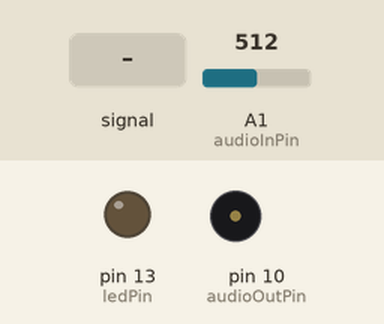
Bench run of a sketch on a simulated Arduino Uno, built with avr-gcc and run on an emulated ATmega328P. Parts: output pins drawn as LEDs (lit = HIGH), buzzer (waves = sounding). The inputs (shaded band) are chosen by the test bench; at power-on: A1 (audioInPin) = 512. Pins used as bus, display or sensor lines are not drawn; what the sketch prints to the serial monitor is not drawn.

Above: at 1.3 s.
1.4 s: A1 (audioInPin) fed a 200 Hz sine of ±81 counts around its level
At 2.05 s:
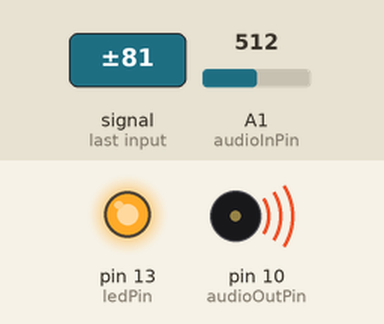
4.4 s: A1 (audioInPin) set to 568
At 5.7 s:
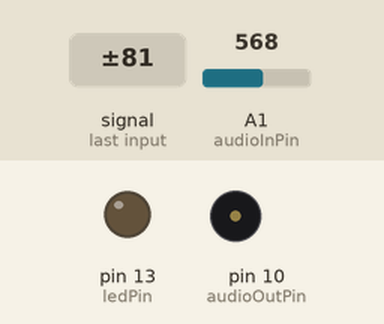
Timing chart, 0 to 7.4 s (numbered marks = the images above; inputs shaded):
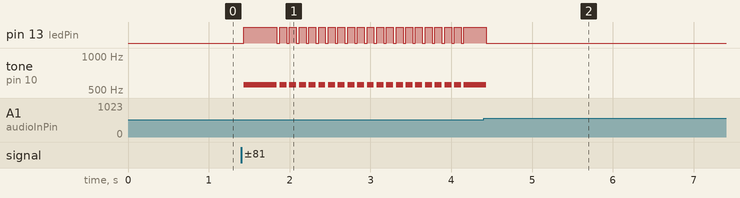

Measured:
- after the input at 1.4 s, pin 13 (ledPin): LOW → HIGH at once, then repeats every 0.12 s: LOW 0.03 s, HIGH 0.09 s; tone on pin 10 (audioOutPin): silent → 558 Hz at once, then repeats every 0.12 s: silent 0.03 s, 558 Hz 0.09 s
- after the input at 4.4 s, pin 13 (ledPin): goes on until 4.4 s, then stays LOW; tone on pin 10 (audioOutPin): goes on until 4.4 s, then stays silent

The sketch:

CW_LCD_Decoder.ino
```cpp
// (licence header left out)
///////////////////////////////////////////////////////////////////////////
// Read more here http://en.wikipedia.org/wiki/Goertzel_algorithm        //
// if you want to know about FFT the http://www.dspguide.com/pdfbook.htm //
///////////////////////////////////////////////////////////////////////////
const int TxPin = 3;

#include <SoftwareSerial.h>
SoftwareSerial lcd = SoftwareSerial(255, TxPin);

const int colums = 16; /// have to be 16 or 20
const int rows = 2;  /// have to be 2 or 4

int lcdindex = 0;
int line1[colums];
int line2[colums];

int audioInPin = A1;
int audioOutPin = 10;
int ledPin = 13;

float magnitude ;
int magnitudelimit = 100;
int magnitudelimit_low = 100;
int realstate = LOW;
int realstatebefore = LOW;
int filteredstate = LOW;
int filteredstatebefore = LOW;


///////////////////////////////////////////////////////////
// The sampling frq will be 8928 on a 16 mhz             //
// without any prescaler etc                             //
// because we need the tone in the center of the bins    //
// you can set the tone to 496, 558, 744 or 992          //
// then n the number of samples which give the bandwidth //
// can be (8928 / tone) * 1 or 2 or 3 or 4 etc           //
// init is 8928/558 = 16 *4 = 64 samples                 //
// try to take n = 96 or 128 ;o)                         //
// 48 will give you a bandwidth around 186 hz            //
// 64 will give you a bandwidth around 140 hz            //
// 96 will give you a bandwidth around 94 hz             //
// 128 will give you a bandwidth around 70 hz            //
// BUT remember that high n take a lot of time           //
// so you have to find the compromice - i use 48         //
///////////////////////////////////////////////////////////

float coeff;
float Q1 = 0;
float Q2 = 0;
float sine;
float cosine;
float sampling_freq=8928.0;
float target_freq=558.0; /// adjust for your needs see above
float n=48.0;  //// if you change  her please change next line also
int testData[48];

//////////////////////////////
// Noise Blanker time which //
// shall be computed so     //
// this is initial          //
//////////////////////////////
int nbtime = 6;  /// ms noise blanker

long starttimehigh;
long highduration;
long lasthighduration;
long hightimesavg;
long lowtimesavg;
long startttimelow;
long lowduration;
long laststarttime = 0;

char code[20];
int stop = LOW;
int wpm;


////////////////
// init setup //
////////////////
void setup() {

////////////////////////////////////
// The basic goertzel calculation //
////////////////////////////////////
  int  k;
  float omega;
  k = (int) (0.5 + ((n * target_freq) / sampling_freq));
  omega = (2.0 * PI * k) / n;
  sine = sin(omega);
  cosine = cos(omega);
  coeff = 2.0 * cosine;

  pinMode(TxPin, OUTPUT);
  digitalWrite(TxPin, HIGH);

  lcd.begin(9600);
  delay(100);
  lcd.write(12);       // Clear
  lcd.write(17);       // Turn backlight on
  delay(5);            // Required delay

 Serial.begin(115200);
 pinMode(ledPin, OUTPUT);
// lcd.begin(colums, rows);
 for (int index = 0; index < colums; index++){
    line1[index] = 32;
  line2[index] = 32;
 }

}

///////////////
// main loop //
///////////////
 void loop() {

  /////////////////////////////////////
  // The basic where we get the tone //
  /////////////////////////////////////

  for (char index = 0; index < n; index++)
  {
    testData[index] = analogRead(audioInPin);
  }
  for (char index = 0; index < n; index++){
    float Q0;
    Q0 = coeff * Q1 - Q2 + (float) testData[index];
    Q2 = Q1;
    Q1 = Q0;
  }
  float magnitudeSquared = (Q1*Q1)+(Q2*Q2)-Q1*Q2*coeff;  // we do only need the real part //
  magnitude = sqrt(magnitudeSquared);
  Q2 = 0;
  Q1 = 0;

  //Serial.print(magnitude); Serial.println();  //// here you can measure magnitude for setup..

  ///////////////////////////////////////////////////////////
  // here we will try to set the magnitude limit automatic //
  ///////////////////////////////////////////////////////////

  if (magnitude > magnitudelimit_low){
    magnitudelimit = (magnitudelimit +((magnitude - magnitudelimit)/6));  /// moving average filter
  }

  if (magnitudelimit < magnitudelimit_low)
  magnitudelimit = magnitudelimit_low;

  ////////////////////////////////////
  // now we check for the magnitude //
  ////////////////////////////////////

  if(magnitude > magnitudelimit*0.6) // just to have some space up
     realstate = HIGH;
  else
    realstate = LOW;

  /////////////////////////////////////////////////////
  // here we clean up the state with a noise blanker //
  /////////////////////////////////////////////////////

  if (realstate != realstatebefore){
  laststarttime = millis();
  }
  if ((millis()-laststarttime)> nbtime){
  if (realstate != filteredstate){
    filteredstate = realstate;
  }
  }

 ////////////////////////////////////////////////////////////
 // Then we do want to have some durations on high and low //
 ////////////////////////////////////////////////////////////

 if (filteredstate != filteredstatebefore){
  if (filteredstate == HIGH){
    starttimehigh = millis();
    lowduration = (millis() - startttimelow);
  }

  if (filteredstate == LOW){
    startttimelow = millis();
    highduration = (millis() - starttimehigh);
        if (highduration < (2*hightimesavg) || hightimesavg == 0){
      hightimesavg = (highduration+hightimesavg+hightimesavg)/3;     // now we know avg dit time ( rolling 3 avg)
    }
    if (highduration > (5*hightimesavg) ){
      hightimesavg = highduration+hightimesavg;     // if speed decrease fast ..
    }
  }
  }

 ///////////////////////////////////////////////////////////////
 // now we will check which kind of baud we have - dit or dah //
 // and what kind of pause we do have 1 - 3 or 7 pause        //
 // we think that hightimeavg = 1 bit                         //
 ///////////////////////////////////////////////////////////////

 if (filteredstate != filteredstatebefore){
  stop = LOW;
  if (filteredstate == LOW){  //// we did end a HIGH
   if (highduration < (hightimesavg*2) && highduration > (hightimesavg*0.6)){ /// 0.6 filter out false dits
  strcat(code,".");
  Serial.print(".");
   }
   if (highduration > (hightimesavg*2) && highduration < (hightimesavg*6)){
  strcat(code,"-");
  Serial.print("-");
  wpm = (wpm + (1200/((highduration)/3)))/2;  //// the most precise we can do ;o)
   }
  }

   if (filteredstate == HIGH){  //// we did end a LOW

   float lacktime = 1;
   if(wpm > 25)lacktime=1.0; ///  when high speeds we have to have a little more pause before new letter or new word
   if(wpm > 30)lacktime=1.2;
   if(wpm > 35)lacktime=1.5;

   if (lowduration > (hightimesavg*(2*lacktime)) && lowduration < hightimesavg*(5*lacktime)){ // letter space
    docode();
  code[0] = '\0';
  Serial.print("/");
   }
   if (lowduration >= hightimesavg*(5*lacktime)){ // word space
    docode();
  code[0] = '\0';
  printascii(32);
  Serial.println();
   }
  }
 }

 //////////////////////////////
 // write if no more letters //
 //////////////////////////////

  if ((millis() - startttimelow) > (highduration * 6) && stop == LOW){
   docode();
   code[0] = '\0';
   stop = HIGH;
  }

 /////////////////////////////////////
 // we will turn on and off the LED //
 // and the speaker                 //
 /////////////////////////////////////

   if(filteredstate == HIGH){
     digitalWrite(ledPin, HIGH);
   tone(audioOutPin,target_freq);
   }
   else{
     digitalWrite(ledPin, LOW);
   noTone(audioOutPin);
   }

 //////////////////////////////////
 // the end of main loop clean up//
 /////////////////////////////////
 updateinfolinelcd();
 realstatebefore = realstate;
 lasthighduration = highduration;
 filteredstatebefore = filteredstate;
 }


////////////////////////////////
// translate cw code to ascii //
////////////////////////////////

void docode(){
  if (strcmp(code,".-") == 0) printascii(65);  // "A"
  if (strcmp(code,"-...") == 0) printascii(66);
  if (strcmp(code,"-.-.") == 0) printascii(67);
  if (strcmp(code,"-..") == 0) printascii(68);
  if (strcmp(code,".") == 0) printascii(69);
  if (strcmp(code,"..-.") == 0) printascii(70);
  if (strcmp(code,"--.") == 0) printascii(71);
  if (strcmp(code,"....") == 0) printascii(72);
  if (strcmp(code,"..") == 0) printascii(73);
  if (strcmp(code,".---") == 0) printascii(74);
  if (strcmp(code,"-.-") == 0) printascii(75);
  if (strcmp(code,".-..") == 0) printascii(76);
  if (strcmp(code,"--") == 0) printascii(77);
  if (strcmp(code,"-.") == 0) printascii(78);
  if (strcmp(code,"---") == 0) printascii(79);
  if (strcmp(code,".--.") == 0) printascii(80);
  if (strcmp(code,"--.-") == 0) printascii(81);
  if (strcmp(code,".-.") == 0) printascii(82);
  if (strcmp(code,"...") == 0) printascii(83);
  if (strcmp(code,"-") == 0) printascii(84);
  if (strcmp(code,"..-") == 0) printascii(85);
  if (strcmp(code,"...-") == 0) printascii(86);
  if (strcmp(code,".--") == 0) printascii(87);
  if (strcmp(code,"-..-") == 0) printascii(88);
  if (strcmp(code,"-.--") == 0) printascii(89);
  if (strcmp(code,"--..") == 0) printascii(90);  // "Z"

  if (strcmp(code,".----") == 0) printascii(49); // "1"
  if (strcmp(code,"..---") == 0) printascii(50);
  if (strcmp(code,"...--") == 0) printascii(51);
  if (strcmp(code,"....-") == 0) printascii(52);
  if (strcmp(code,".....") == 0) printascii(53);
  if (strcmp(code,"-....") == 0) printascii(54);
  if (strcmp(code,"--...") == 0) printascii(55);
  if (strcmp(code,"---..") == 0) printascii(56);
  if (strcmp(code,"----.") == 0) printascii(57);  // "9"
  if (strcmp(code,"-----") == 0) printascii(48);  // "0"

  if (strcmp(code,"..--..") == 0) printascii(63); // ?
  if (strcmp(code,".-.-.-") == 0) printascii(46); // .
  if (strcmp(code,"--..--") == 0) printascii(44); // ,
  if (strcmp(code,"-.-.--") == 0) printascii(33); // !
  if (strcmp(code,".--.-.") == 0) printascii(64); // @
  if (strcmp(code,"---...") == 0) printascii(58); // :
  if (strcmp(code,"-....-") == 0) printascii(45); // -
  if (strcmp(code,"-..-.") == 0) printascii(47);  // /

  if (strcmp(code,"-.--.") == 0) printascii(40);  // (
  if (strcmp(code,"-.--.-") == 0) printascii(41); // )
  if (strcmp(code,".-...") == 0) printascii(95);  // _
  if (strcmp(code,"...-..-") == 0) printascii(36);// $
  if (strcmp(code,"...-.-") == 0) printascii(62); // >
  if (strcmp(code,".-.-.") == 0) printascii(60);  // <
  if (strcmp(code,"...-.") == 0) printascii(126); // -
  //////////////////
  // The specials //
  //////////////////
  if (strcmp(code,".-.-") == 0) printascii(3);   //end of text
  if (strcmp(code,"---.") == 0) printascii(4);   //end of transmission
  if (strcmp(code,".--.-") == 0) printascii(6);  //acknowledge

}

/////////////////////////////////////
// print the ascii code to the lcd //
// one a time so we can generate   //
// special letters                 //
/////////////////////////////////////
void printascii(int asciinumber){

int fail = 0;
if (rows == 4 and colums == 16)fail = -4; /// to fix the library problem with 4*16 display http://forum.arduino.cc/index.php/topic,14604.0.html

 if (lcdindex > colums-1)
 {
  lcdindex = 0;
  lcd.write(12);                  // Clear

  for (int i = 0; i <= colums-1 ; i++)
  {
    lcd.write(128);               //lcd.setCursor(i+fail,rows-2);
    lcd.write(line1[i]);
    lcd.write(148);               //lcd.setCursor(i+fail,rows-1);
    lcd.write(32);
  }
 }
 line1[lcdindex]=asciinumber;
 lcd.write(148+lcdindex);         //lcd.setCursor(lcdindex+fail,rows-1);
 lcd.write(asciinumber);
 lcdindex += 1;
}

void updateinfolinelcd(){
/////////////////////////////////////
// here we update the upper line   //
// with the speed.                 //
/////////////////////////////////////

  int place;
  if (rows == 4){
   place = colums/2;}
  else{
   place = 2;
  }
  if (wpm<10){
    lcd.write(128);               //lcd.setCursor((place)-2,0);
    lcd.print("0");
    lcd.write(129);               //lcd.setCursor((place)-1,0);
    lcd.print(wpm);
    lcd.write(130);               //lcd.setCursor((place),0);
    lcd.print(" WPM");
  }
  else{
    lcd.write(128);                //lcd.setCursor((place)-2,0);
    lcd.print(wpm);
    lcd.write(130);                //lcd.setCursor((place),0);
    lcd.print(" WPM ");
  }

}
```
